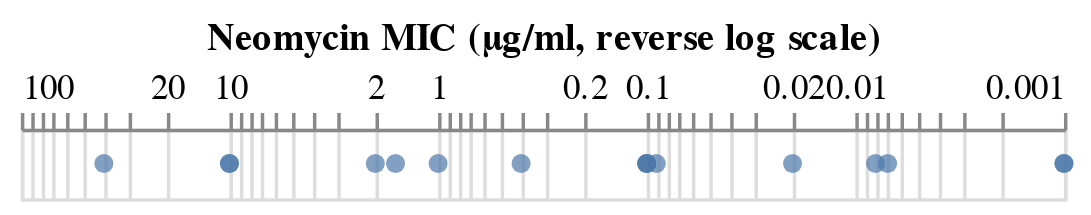

This figure's notebook cell:
### Markdown cell above
By default, Altair places the x-axis along the bottom of the chart. To change these defaults, we can add an `axis` attribute with `orient='top'`:

### Code cell
alt.Chart(antibiotics).mark_circle().encode(
    alt.X('Neomycin:Q',
          sort='descending',
          scale=alt.Scale(type='log'),
          axis=alt.Axis(orient='top'),
          title='Neomycin MIC (μg/ml, reverse log scale)')
)

### Figure 1 — Vega-Lite specification as saved in the notebook (floating-point values rounded to 4 significant figures)
{"config": {"view": {"continuousWidth": 300, "continuousHeight": 300}}, "data": {"name": "data-8833440f737304311e72aeeffd7b9881"}, "mark": {"type": "circle"}, "encoding": {"x": {"axis": {"orient": "top"}, "field": "Neomycin", "scale": {"type": "log"}, "sort": "descending", "title": "Neomycin MIC (μg/ml, reverse log scale)", "type": "quantitative"}}, "$schema": "https://vega.github.io/schema/vega-lite/v5.8.0.json", "datasets": {"data-8833440f737304311e72aeeffd7b9881": [{"Bacteria": "Aerobacter aerogenes", "Penicillin": 870.0, "Streptomycin": 1.0, "Neomycin": 1.6, "Gram_Staining": "negative", "Genus": "other"}, {"Bacteria": "Bacillus anthracis", "Penicillin": 0.001, "Streptomycin": 0.01, "Neomycin": 0.007, "Gram_Staining": "positive", "Genus": "other"}, {"Bacteria": "Brucella abortus", "Penicillin": 1.0, "Streptomycin": 2.0, "Neomycin": 0.02, "Gram_Staining": "negative", "Genus": "other"}, {"Bacteria": "Diplococcus pneumoniae", "Penicillin": 0.005, "Streptomycin": 11.0, "Neomycin": 10.0, "Gram_Staining": "positive", "Genus": "other"}, {"Bacteria": "Escherichia coli", "Penicillin": 100.0, "Streptomycin": 0.4, "Neomycin": 0.1, "Gram_Staining": "negative", "Genus": "other"}, {"Bacteria": "Klebsiella pneumoniae", "Penicillin": 850.0, "Streptomycin": 1.2, "Neomycin": 1.0, "Gram_Staining": "negative", "Genus": "other"}, {"Bacteria": "Mycobacterium tuberculosis", "Penicillin": 800.0, "Streptomycin": 5.0, "Neomycin": 2.0, "Gram_Staining": "negative", "Genus": "other"}, {"Bacteria": "Proteus vulgaris", "Penicillin": 3.0, "Streptomycin": 0.1, "Neomycin": 0.1, "Gram_Staining": "negative", "Genus": "other"}, {"Bacteria": "Pseudomonas aeruginosa", "Penicillin": 850.0, "Streptomycin": 2.0, "Neomycin": 0.4, "Gram_Staining": "negative", "Genus": "other"}, {"Bacteria": "Salmonella (Eberthella) typhosa", "Penicillin": 1.0, "Streptomycin": 0.4, "Neomycin": 0.008, "Gram_Staining": "negative", "Genus": "Salmonella"}, {"Bacteria": "Salmonella schottmuelleri", "Penicillin": 10.0, "Streptomycin": 0.8, "Neomycin": 0.09, "Gram_Staining": "negative", "Genus": "Salmonella"}, {"Bacteria": "Staphylococcus albus", "Penicillin": 0.007, "Streptomycin": 0.1, "Neomycin": 0.001, "Gram_Staining": "positive", "Genus": "Staphylococcus"}, {"Bacteria": "Staphylococcus aureus", "Penicillin": 0.03, "Streptomycin": 0.03, "Neomycin": 0.001, "Gram_Staining": "positive", "Genus": "Staphylococcus"}, {"Bacteria": "Streptococcus fecalis", "Penicillin": 1.0, "Streptomycin": 1.0, "Neomycin": 0.1, "Gram_Staining": "positive", "Genus": "Streptococcus"}, {"Bacteria": "Streptococcus hemolyticus", "Penicillin": 0.001, "Streptomycin": 14.0, "Neomycin": 10.0, "Gram_Staining": "positive", "Genus": "Streptococcus"}, {"Bacteria": "Streptococcus viridans", "Penicillin": 0.005, "Streptomycin": 10.0, "Neomycin": 40.0, "Gram_Staining": "positive", "Genus": "Streptococcus"}]}}
